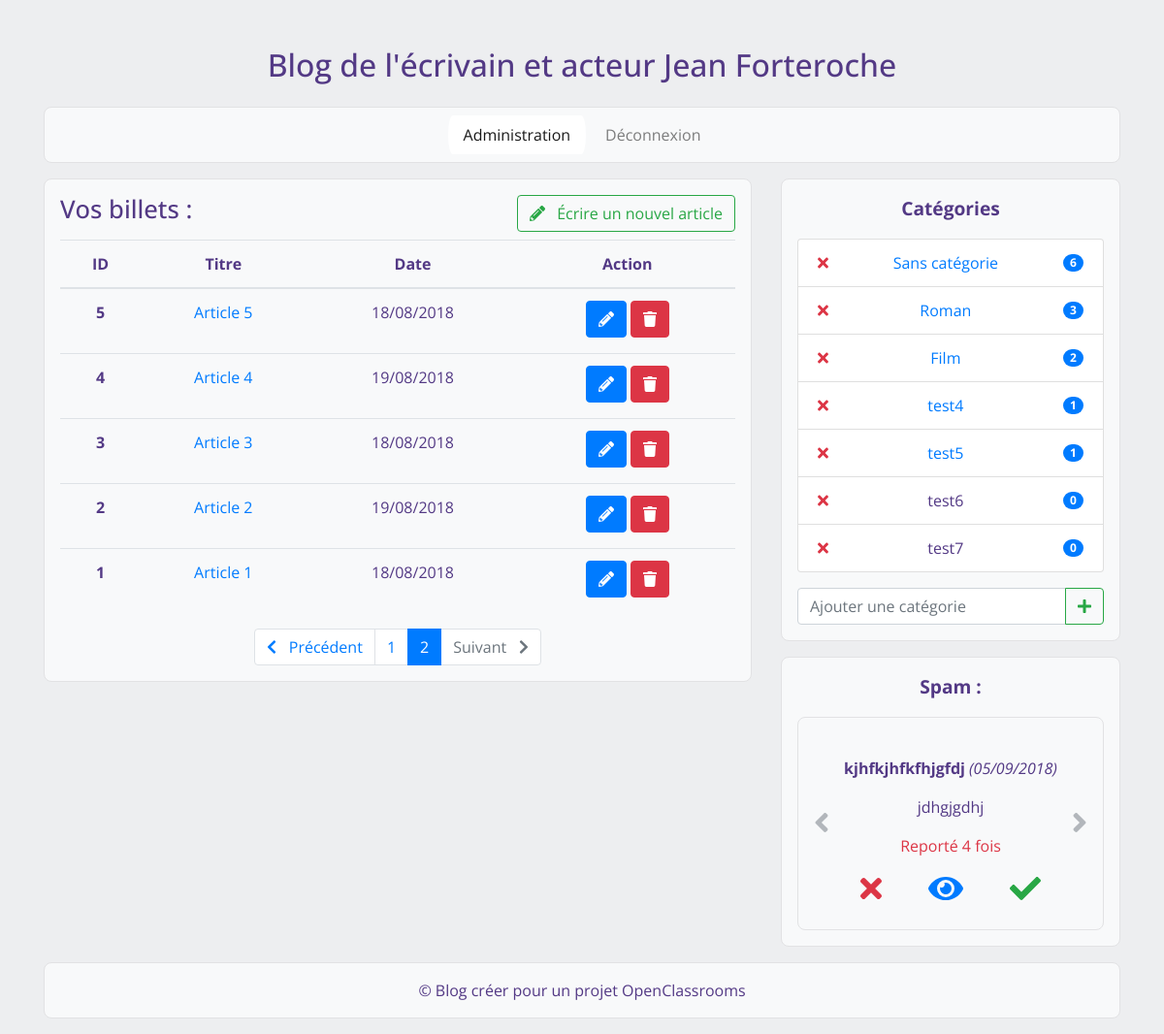
The page /index.php?page=admin&id=2 (signed in) on the database as committed earlier.
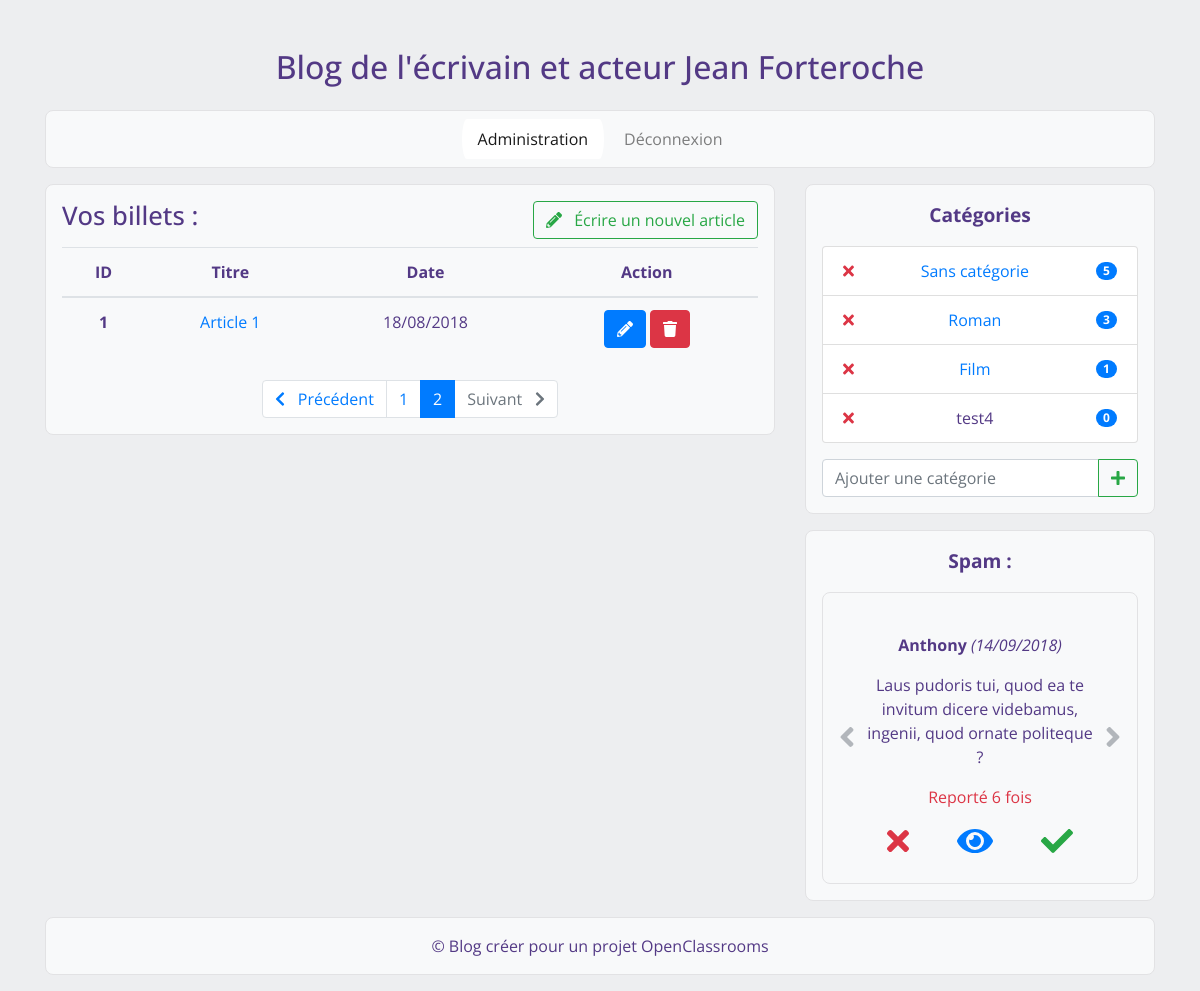
The same page on the database as committed later.
### tables this page shows
CREATE TABLE `blog` (
  `id` int(11) NOT NULL,
  `categorie` tinyint(4) NOT NULL,
  `title` varchar(255) NOT NULL,
  `post` text NOT NULL,
  `post_date` datetime NOT NULL
);

CREATE TABLE `categorie` (
  `id` tinyint(4) NOT NULL,
  `name` varchar(255) NOT NULL
);

CREATE TABLE `comment` (
  `id` int(11) NOT NULL,
  `post_id` int(11) NOT NULL,
  `mail` varchar(255) NOT NULL,
  `author` varchar(255) NOT NULL,
  `comment` text NOT NULL,
  `comment_date` datetime NOT NULL,
  `report` int(11) NOT NULL
);

### controllers/backend.php (called while the page is built, shortened)
<?php
require_once('models/config.php');
require_once('models/AdminManager.php');
function showAdmin($pageId, $catId = '')
{
	$adminManager = new \OpenClassrooms\Projet4\Blog\AdminManager();
	$blogManager = new \OpenClassrooms\Projet4\Blog\BlogManager();
	$setTotalPosts = $blogManager->setTotalPosts();
	$pageIndex = $blogManager->getParameter();
	$categoryId = $blogManager->getCategoryId();
	$posts = $blogManager->getPosts();
	$pagination = $blogManager->getPagination();
	$catSidebar = $adminManager->getCategory();
	$spamSidebar = $adminManager->getSpam();
	require('views/backend/adminView.php');
}

### models/Manager.php (called while the page is built, shortened)
<?php
abstract class Manager
{
	final protected function dbConnect()
	{
		$db = new \PDO('mysql:host=localhost;dbname=projet4;charset=utf8', 'root', '');
		return $db;
	}
}

### models/config.php (called while the page is built, shortened)
<?php
$POSTSPERPAGE = 4;

### models/BlogManager.php (called while the page is built, shortened)
<?php
require_once("models/Manager.php");
class BlogManager extends Manager
{
	private $_db;
	private $_parameter;
	private $_categoryId;
	private $_postsPerPage;
	private $_totalPosts;
	public function __construct()
	{
		$this->_db = $this->dbConnect();
		global $POSTSPERPAGE;
		$this->_postsPerPage = $POSTSPERPAGE;
	}
	public function setAdminPagination()
	{
		$this->_postsPerPage =  $this->_postsPerPage * 2;
	}
	public function setParameter($parameter)
	{
		$this->_parameter = (int) $parameter;
	}
	public function setCategoryId($parameter)
	{
		$this->_categoryId = (int) $parameter;
	}
	public function setTotalPosts()
	{
		if (empty($this->_categoryId)) {
			$req = $this->_db->query('SELECT COUNT(*) AS totalposts FROM blog');
			$data = $req->fetch();
			$this->_totalPosts = $data['totalposts'];
		} else {
			$req = $this->_db->query('SELECT COUNT(*) AS totalposts FROM blog WHERE categorie = ' . $this->_categoryId);
			$data = $req->fetch();
			$this->_totalPosts = $data['totalposts'];
		}
	}
	public function getParameter()
	{
		return $this->_parameter;
	}
	public function getPosts()
	{
		$firstMessageToShow = ($this->_parameter - 1) * $this->_postsPerPage;
		if (empty($this->_categoryId)) {
			$req = $this->_db->query('SELECT id, title, post, DATE_FORMAT(post_date, \'%d/%m/%Y\') AS creation_date_fr FROM blog
            ORDER BY id DESC LIMIT ' . $firstMessageToShow .' , ' . $this->_postsPerPage);
			return $req;
		} else {
			$req = $this->_db->query('SELECT id, title, post, DATE_FORMAT(post_date, \'%d/%m/%Y\') AS creation_date_fr FROM blog
            WHERE categorie = ' . $this->_categoryId . ' ORDER BY id DESC LIMIT ' . $firstMessageToShow .' , ' . $this->_postsPerPage);
			return $req;
		}
	}
	public function getPagination()
	{
		$pagi  = ceil($this->_totalPosts / $this->_postsPerPage);
		return $pagi;
	}
}

### models/AdminManager.php (called while the page is built, shortened)
<?php
require_once("models/Manager.php");
class AdminManager extends Manager
{
	private $_db;
	public function __construct()
	{
		$this->_db = $this->dbConnect();
	}
	public function getCategory()
	{
		$req = $this->_db->query('
        SELECT c.id, c.name, COUNT(b.categorie) total
        FROM categorie c
        LEFT JOIN blog b
        ON c.id = b.categorie
        GROUP BY c.id, c.name
        ');
		return $req;
	}
	public function getSpam()
	{
		$req = $this->_db->query('
        SELECT id, post_id, author, mail, comment, report, DATE_FORMAT(comment_date, \'%d/%m/%Y\') AS creation_date_fr
        FROM comment
        WHERE report > 1
        ORDER BY report DESC
        ');
		return $req;
	}
}

### views/backend/adminView.php (the view, shortened to what the changed rows need)
<article class="col-lg-8">
	<div>
		<h2>
			<?php
			if (empty($categoryId)) {
				echo 'Vos billets :';
			} else {
				echo '"' . $categoryName . '"';
			} ?>
		</h2>
		<div class="table-responsive">
			<table class="table table-hover text-center">
				<thead>
					<tr>
						<th scope="col">ID</th>
						<th scope="col">Titre</th>
						<th scope="col">Date</th>
						<th scope="col">Action</th>
					</tr>
				</thead>
				<tbody>
					<?php
					while ($post = $posts->fetch()) {
						?>
					<tr>
						<th scope="row">
							<?= $post['id'] ?>
						</th>
						<td>
							<a href="index.php?page=post&amp;id=<?= $post['id'] ?>" target="_blank">
								<?= htmlspecialchars($post['title']) ?>
							</a>
						</td>
						<td>
							<?= $post['creation_date_fr'] ?>
						</td>
						<td>
							<a class="btn btn-primary" href="index.php?page=editPost&amp;id=<?= $post['id'] ?>" aria-label="Modifier">
								<i class="fas fa-pencil-alt" aria-hidden="true"></i>
							</a>
							<a class="btn btn-danger" href="index.php?action=delPost&amp;id=<?= $post['id'] ?>" aria-label="Supprimer">
								<i class="fa fa-trash" aria-hidden="true"></i>
							</a>
						</td>
					</tr>
					<?php
					} $posts->closeCursor(); ?>
				</tbody>
			</table>
		</div>
		<?php
		if ($pagination > 1) {
			?>
		<ul class="pagination justify-content-center">
			<?php
			for ($i = 1; $i <= $pagination; $i++) {
				?>
			<li class="page-item
			<?php if ($pageIndex == $i) {
					echo 'active';
				} ?>">
				<a class="page-link" href="index.php?page=admin
				<?php if (empty($categoryId)): ?>
					<?= '&amp;id='.$i ?>
				<?php else: ?>
					<?= '&amp;cat='.$categoryId.'&amp;id='.$i ?>
				<?php endif; ?>">
					<?= $i ?>
				</a>
			</li>
			<?php
			} ?>
		</ul>
		<?php
		} ?>
	</div>
</article>
<aside class="col-lg-4">
	<div>
		<ul class="list-group">
			<?php
			while ($category = $catSidebar->fetch()) {
				?>
			<li class="list-group-item d-flex justify-content-between align-items-center">
				<a href="./index.php?action=delCategory&amp;id=<?= $category['id'] ?>">
					<i class="fa fa-times text-danger" aria-hidden="true"></i>
				</a>
				<?php if ($category['total'] > 0): ?>
				<a href="./index.php?page=admin&amp;cat=<?= $category['id'] ?>">
					<?= $category['name'] ?>
				</a>
				<?php else: ?>
				<?= $category['name'] ?>
				<?php endif; ?>
				<span class="badge badge-pill
				<?php if (!empty($categoryId) && $categoryId == $category['id']): ?>
					badge-success
				<?php else: ?>
					badge-primary
				<?php endif; ?>">
					<?= $category['total'] ?>
				</span>
			</li>
			<?php
			} $catSidebar->closeCursor(); ?>
		</ul>
	</div>
	<div>
		<div id="carouselContent" class="carousel slide" data-interval="false">
			<div class="carousel-inner">
				<?php $x = 1;
				while ($spam = $spamSidebar->fetch()) {
					?>
				<div title="<?= $spam['mail']; ?>" class="<?php if ($x == 1) {
						echo 'active';
					} ?> carousel-item text-center p-4">
					<p>
						<strong>
							<?= $spam['author']; ?>
						</strong>
						<i>
							<?= '('.$spam['creation_date_fr'].')' ?>
						</i>
					</p>
					<p>
						<?= $spam['comment']; ?>
					</p>
					<p class="text-danger">Reporté
						<?= $spam['report']; ?> fois
					</p>
					<span class="d-flex justify-content-around">
						<a href="index.php?action=deleteComment&amp;id=<?= $spam['id']; ?>"><i class="fa fa-times fa-2x text-danger"></i></a>
						<a href="index.php?page=post&amp;id=<?= $spam['post_id'] . '#' . $spam['id']; ?>" target="_blank"><i class="fas fa-eye fa-2x"></i></a>
						<a href="index.php?action=approuveComment&amp;id=<?= $spam['id']; ?>"><i class="fas fa-check fa-2x text-success "></i></a>
					</span>
				</div>
				<?php $x++;
				} ?>
			</div>
		</div>
	</div>
</aside>
<?php require('template.php');

Rows that differ between the two databases and show on the page:
no longer on this page (row edited): blog: id "5", title "Article 5", creation_date_fr "18/08/2018"
no longer on this page (row edited): blog: id "4", title "Article 4", creation_date_fr "19/08/2018"
removed blog: id "3", title "Article 3", creation_date_fr "18/08/2018"
no longer on this page (row edited): blog: id "2", title "Article 2", creation_date_fr "19/08/2018"
removed categorie: name "test5", total "1"
removed categorie: name "test6", total "0"
removed categorie: name "test7", total "0"
removed comment: author "kjhfkjhfkfhjgfdj", creation_date_fr "05/09/2018", comment "jdhgjgdhj", report "4"
computed for categorie "Sans catégorie": total "6" → "5"
computed for categorie "Film": total "2" → "1"
computed for categorie "test4": total "1" → "0"
added comment: author "Anthony", creation_date_fr "14/09/2018", comment "Laus pudoris tui, quod ea te invitum dicere videbamus, ingenii, quod ornate politeque ?", report "6"
